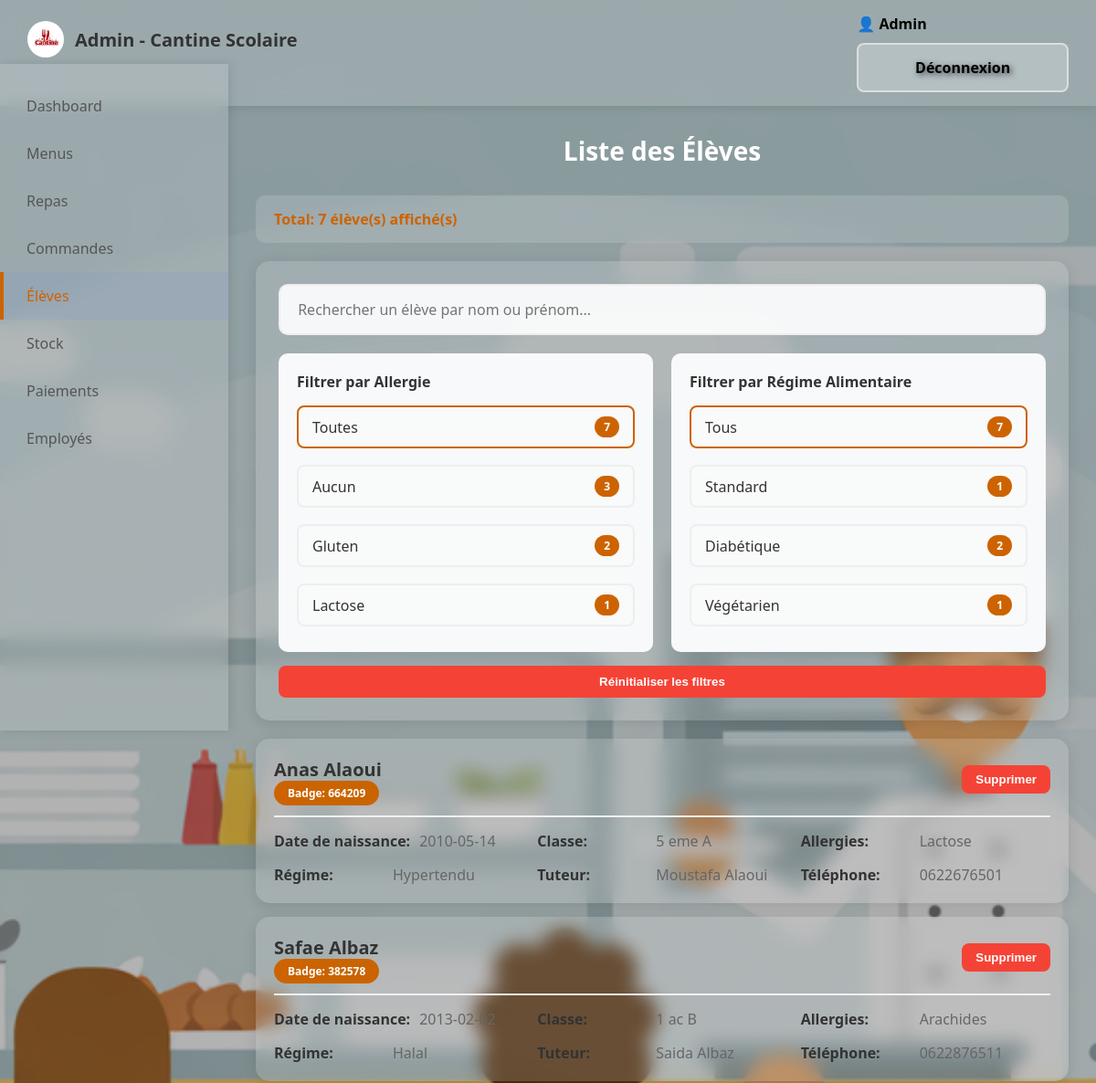
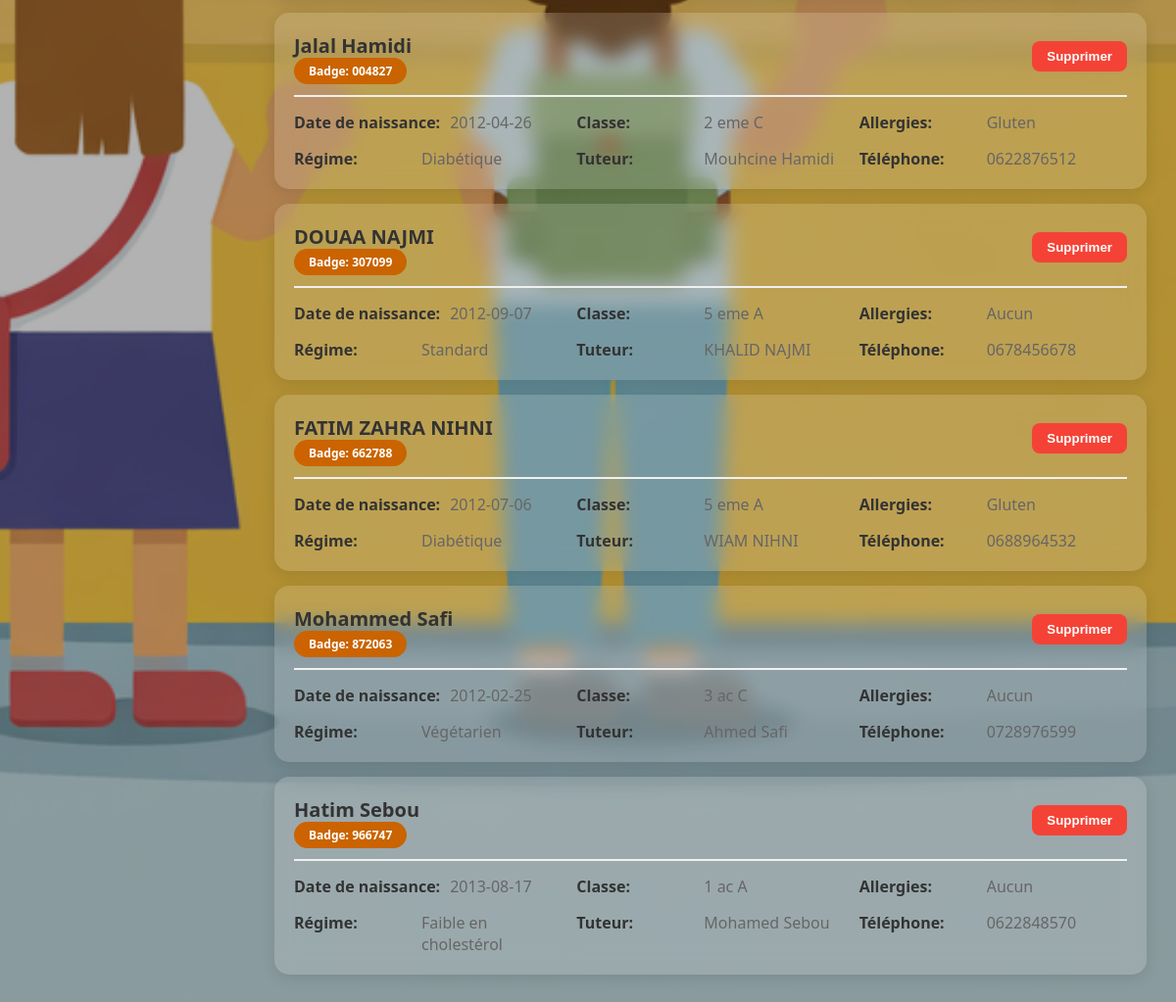
Page /admin/eleves (signed in) on the committed database (2 pictures, top to bottom).
### tables this page shows
CREATE TABLE eleves (
        id_eleve INTEGER PRIMARY KEY AUTOINCREMENT,
        nom_d_eleve TEXT,
        prenom_d_eleve TEXT,
        date_de_naissance DATE,
        class_d_etude TEXT,
        allergie TEXT,
        num_de_badge TEXT UNIQUE,
        regime_alimentaire TEXT,
        id_cantine INTEGER
    );

CREATE TABLE tuteur (
        id_tuteur TEXT PRIMARY KEY,
        nom_de_tuteur TEXT,
        prenom_du_tuteur TEXT,
        numero_telephone_tuteur TEXT,
        email_tuteur TEXT,
        adress_tuteur TEXT,
        type_de_tuteur TEXT
    );

### app.py (the view)
@app.route('/admin/eleves')
def admin_eleves():
    if 'user_id' not in session or session.get('user_type') != 'admin':
        return redirect(url_for('index'))
    conn = get_db()
    eleves = conn.execute('''SELECT e.*, t.nom_de_tuteur, t.prenom_du_tuteur, t.numero_telephone_tuteur
        FROM eleves e LEFT JOIN responsable r ON e.id_eleve = r.id_eleve
        LEFT JOIN tuteur t ON r.id_tuteur = t.id_tuteur
        ORDER BY e.nom_d_eleve ASC, e.prenom_d_eleve ASC''').fetchall()
    conn.close()
    return render_template('admin_eleves.html', eleves=eleves, nom=session.get('nom'))

### app.py (called while the page is built, shortened)
def get_db():
    conn = sqlite3.connect('cantine.db')
    conn.row_factory = sqlite3.Row
    return conn

def get_cantine_info():
    conn = get_db()
    cantine = conn.execute('SELECT * FROM cantine WHERE id_cantine = 1').fetchone()
    conn.close()
    return cantine

@app.context_processor
def inject_cantine_info():
    return dict(cantine_info=get_cantine_info())

### templates/admin_eleves.html (shortened to what this page needs)
{% extends "base.html" %}
{% block content %}
<div class="admin-nav">
    <div class="logo">
        <img src="{{ url_for('static', filename='logo.png') }}" alt="Logo">
        <span>Admin - Cantine Scolaire</span>
    </div>
    <div>
        <span style="margin-right: 15px; font-weight: 600;">👤 {{ nom }}</span>
        <a href="{{ url_for('logout') }}" class="btn btn-secondary">Déconnexion</a>
    </div>
</div>
<div class="sidebar">
    <a href="{{ url_for('admin_dashboard') }}"> Dashboard</a>
    <a href="{{ url_for('admin_menus') }}"> Menus</a>
    <a href="{{ url_for('admin_repas') }}"> Repas</a>
    <a href="{{ url_for('admin_commandes') }}"> Commandes</a>
    <a href="{{ url_for('admin_eleves') }}" class="active"> Élèves</a>
    <a href="{{ url_for('admin_stock') }}"> Stock</a>
    <a href="{{ url_for('admin_paiements') }}"> Paiements</a>
    <a href="{{ url_for('admin_employees') }}"> Employés</a>
</div>
<div class="main-content">
    <h1> Liste des Élèves</h1>
    <div class="total-count">
         Total: <span id="total-eleves">{{ eleves|length }}</span> élève(s) affiché(s)
    </div>
    <div class="search-section">
        <div class="search-box">
            <input type="text"
                   id="search-input"
                   placeholder=" Rechercher un élève par nom ou prénom..."
                   autocomplete="off">
        </div>
        <div class="filters-container">
            <div class="filter-group">
                <div class="filter-title"> Filtrer par Allergie</div>
                <div class="filter-options" id="allergies-filters">
                </div>
            </div>
            <div class="filter-group">
                <div class="filter-title"> Filtrer par Régime Alimentaire</div>
                <div class="filter-options" id="regimes-filters">
                </div>
            </div>
        </div>
        <button class="reset-filters" id="reset-btn"> Réinitialiser les filtres</button>
    </div>
    <div id="eleves-container">
        {% if eleves|length == 0 %}
        <div class="no-results">
            <p style="font-size: 18px;">Aucun élève inscrit</p>
        </div>
        {% else %}
        {% for eleve in eleves %}
        <div class="eleve-card">
            <div class="eleve-header">
                <div>
                    <div class="eleve-name">{{ eleve.prenom_d_eleve }} {{ eleve.nom_d_eleve }}</div>
                    <span class="eleve-badge">Badge: {{ eleve.num_de_badge }}</span>
                </div>
                <button onclick="if(confirm('Êtes-vous sûr de vouloir supprimer cet élève ?')) window.location.href='{{ url_for('admin_eleves_supprimer', eleve_id=eleve.id_eleve) }}'"
                        class="btn-delete">
                     Supprimer
                </button>
            </div>
            <div class="eleve-info">
                <div class="info-item">
                    <span class="info-label"> Date de naissance:</span>
                    <span>{{ eleve.date_de_naissance }}</span>
                </div>
                <div class="info-item">
                    <span class="info-label"> Classe:</span>
                    <span>{{ eleve.class_d_etude }}</span>
                </div>
                <div class="info-item">
                    <span class="info-label"> Allergies:</span>
                    <span>{{ eleve.allergie if eleve.allergie else 'Aucun' }}</span>
                </div>
                <div class="info-item">
                    <span class="info-label"> Régime:</span>
                    <span>{{ eleve.regime_alimentaire if eleve.regime_alimentaire else 'Standard' }}</span>
                </div>
                <div class="info-item">
                    <span class="info-label"> Tuteur:</span>
                    <span>{{ eleve.prenom_du_tuteur }} {{ eleve.nom_de_tuteur }}</span>
                </div>
                <div class="info-item">
                    <span class="info-label"> Téléphone:</span>
                    <span>{{ eleve.numero_telephone_tuteur }}</span>
                </div>
            </div>
        </div>
        {% endfor %}
        {% endif %}
    </div>
</div>
{% endblock %}

### rows in the picture
eleves: prenom_d_eleve "Anas", nom_d_eleve "Alaoui", num_de_badge "664209", date_de_naissance "2010-05-14", class_d_etude "5 eme A", allergie "Lactose", regime_alimentaire "Hypertendu", prenom_du_tuteur "Moustafa", nom_de_tuteur "Alaoui", numero_telephone_tuteur "0622676501"
eleves: prenom_d_eleve "Safae", nom_d_eleve "Albaz", num_de_badge "382578", date_de_naissance "2013-02-02", class_d_etude "1 ac B", allergie "Arachides", regime_alimentaire "Halal", prenom_du_tuteur "Saida", nom_de_tuteur "Albaz", numero_telephone_tuteur "0622876511"
eleves: prenom_d_eleve "Jalal", nom_d_eleve "Hamidi", num_de_badge "004827", date_de_naissance "2012-04-26", class_d_etude "2 eme C", allergie "Gluten", regime_alimentaire "Diabétique", prenom_du_tuteur "Mouhcine", nom_de_tuteur "Hamidi", numero_telephone_tuteur "0622876512"
eleves: prenom_d_eleve "DOUAA", nom_d_eleve "NAJMI", num_de_badge "307099", date_de_naissance "2012-09-07", class_d_etude "5 eme A", allergie "Aucun", regime_alimentaire "Standard", prenom_du_tuteur "KHALID", nom_de_tuteur "NAJMI", numero_telephone_tuteur "0678456678"
eleves: prenom_d_eleve "FATIM ZAHRA", nom_d_eleve "NIHNI", num_de_badge "662788", date_de_naissance "2012-07-06", class_d_etude "5 eme A", allergie "Gluten", regime_alimentaire "Diabétique", prenom_du_tuteur "WIAM", nom_de_tuteur "NIHNI", numero_telephone_tuteur "0688964532"
eleves: prenom_d_eleve "Mohammed", nom_d_eleve "Safi", num_de_badge "872063", date_de_naissance "2012-02-25", class_d_etude "3 ac C", allergie "Aucun", regime_alimentaire "Végétarien", prenom_du_tuteur "Ahmed", nom_de_tuteur "Safi", numero_telephone_tuteur "0728976599"
eleves: prenom_d_eleve "Hatim", nom_d_eleve "Sebou", num_de_badge "966747", date_de_naissance "2013-08-17", class_d_etude "1 ac A", allergie "Aucun", regime_alimentaire "Faible en cholestérol", prenom_du_tuteur "Mohamed", nom_de_tuteur "Sebou", numero_telephone_tuteur "0622848570"

### other values in the picture
{{ nom }} "Admin"
{{ eleves|length }} "7"
